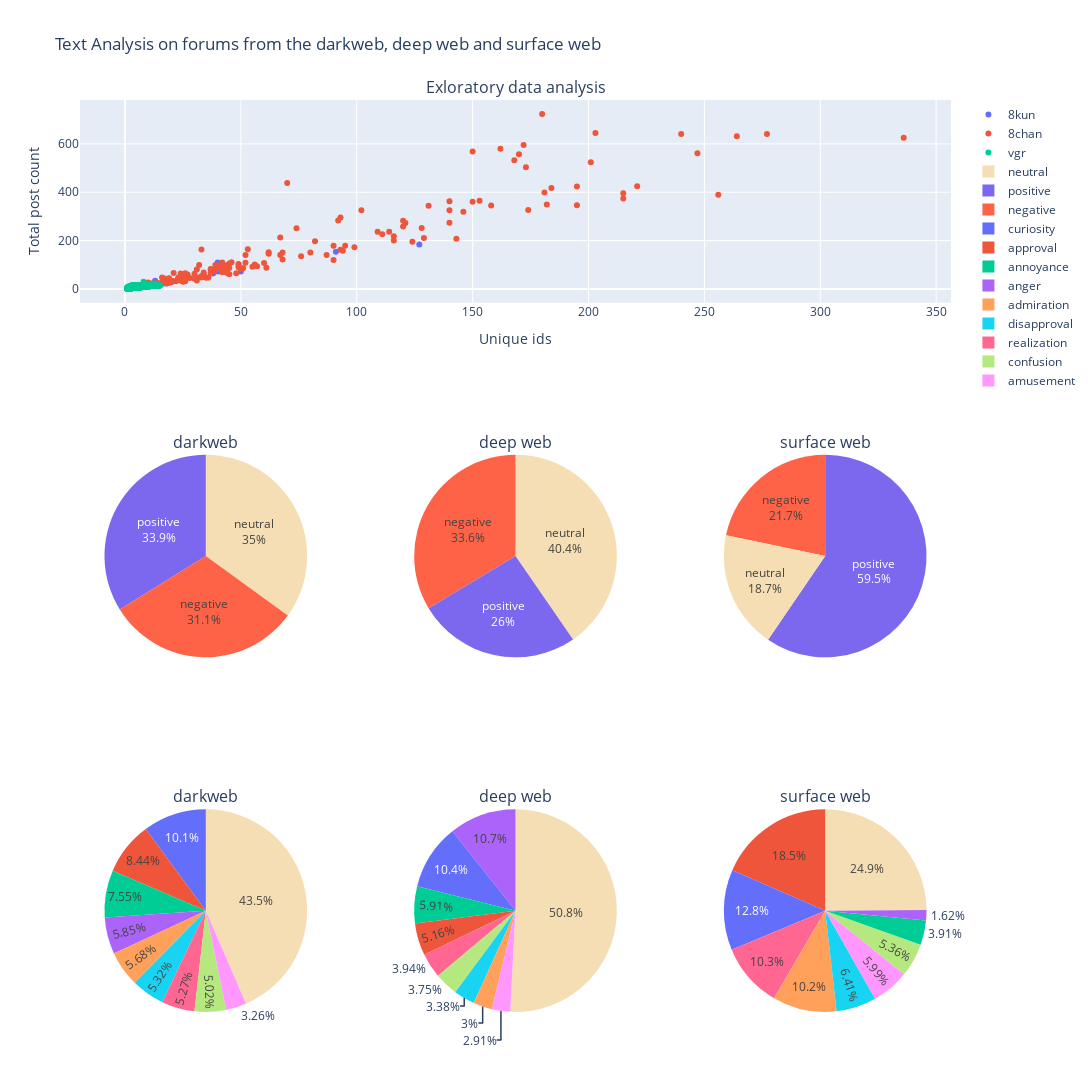

The notebook cell this image was saved under:
### Markdown cell above
# Comparison
* 8kun contains the most negative sentiment emotion across the datasets.
* The biggest emotion detected was "neutral" for all datasets. 
The reason for this is that there are many plainily descriptive posts.
In the vgr dataset the most recurrent post was a simple "no".
However, the second detected emotion is different for all three.
For VGR it is "approval", which is also shown by the mainly positive sentiment detected (59.5%).
For 8chan it is "curiosity", represented by some questions for example.
For 8kun it is "anger", again displaying the overal negative sentiment.
* 8kun also contains more swear words even as the top of its dictionary.

### Code cell
# Comparison plot
fig = make_subplots(
    rows=3, cols=3,
    specs=[[{"colspan": 3}, None, None],
           [{"type": "pie"}, {"type": "pie"}, {"type": "pie"}],
           [{"type": "pie"}, {"type": "pie"}, {"type": "pie"}]],    
    subplot_titles=("Exloratory data analysis","darkweb", "deep web","surface web","darkweb", "deep web","surface web"), )

# Exploratory data analysis
fig.add_trace(go.Scatter(x=df_8kun_desc['Unique_ids'], y=df_8kun_desc['Total_post_count'], name='8kun',
 mode='markers', #marker=dict(size=df_8kun_desc['len_sum']/100000),
 text=df_8kun_desc['thread_title'], hovertemplate='%{text}<br>%{x} unique ids<br>%{y} total posts'), row = 1, col = 1)
fig.add_trace(go.Scatter(x=df_8chan_desc['Unique_ids'], y=df_8chan_desc['Total_post_count'], name='8chan',
 mode='markers', #marker=dict(size=df_8chan_desc['len_sum']/100000),
 text=df_8chan_desc['thread_title'], hovertemplate='%{text}<br>%{x} unique ids<br>%{y} total posts'), row = 1, col = 1)
fig.add_trace(go.Scatter(x=df_vgr_desc['Unique_ids'], y=df_vgr_desc['Total_post_count'], name='vgr',
 mode='markers', #marker=dict(size=df_vgr_desc['len_sum']/100000),
 text=df_vgr_desc['thread_title'], hovertemplate='%{text}<br>%{x} unique ids<br>%{y} total posts'), row = 1, col = 1)

fig.update_layout(title='Text Analysis on forums from the darkweb, deep web and surface web', xaxis_title='Unique ids', yaxis_title='Total post count')

# Sentiment Polarity data
sent1 = df_8chan_analysis["polarity"].value_counts().to_frame()\
  .reset_index().rename(columns={"polarity":"8chan", "index":"polarity"})
sent2 = df_8kun_analysis["polarity"].value_counts().to_frame()\
  .reset_index().rename(columns={"polarity":"8kun", "index":"polarity"})
sent3 = df_vgr_analysis["polarity"].value_counts().to_frame()\
  .reset_index().rename(columns={"polarity":"vgr", "index":"polarity"})
sentiment_df = pd.merge(sent1, sent2, on='polarity')
sentiment_df = pd.merge(sentiment_df, sent3, on='polarity').sort_index().sort_values("polarity")
# Sentiment Polarity vis
fig.add_trace(go.Pie(labels=sentiment_df.polarity, textinfo='label+percent', textposition='inside', marker=dict(colors=["tomato", "wheat", "mediumslateblue"]), 
values=sentiment_df["8chan"]), row=2, col=1)
fig.add_trace(go.Pie(labels=sentiment_df.polarity, textinfo='label+percent', textposition='inside', marker=dict(colors=["tomato", "wheat", "mediumslateblue"]), 
values=sentiment_df["8kun"]), row=2, col=2)
fig.add_trace(go.Pie(labels=sentiment_df.polarity, textinfo='label+percent', textposition='inside', marker=dict(colors=["tomato", "wheat", "mediumslateblue"]), 
values=sentiment_df["vgr"]), row=2, col=3)


# Sentiment Detection data
sent1 = df_8chan_analysis["sentiment"].value_counts().to_frame()\
  .reset_index().rename(columns={"sentiment":"8chan", "index":"sentiment"})
sent2 = df_8kun_analysis["sentiment"].value_counts().to_frame()\
  .reset_index().rename(columns={"sentiment":"8kun", "index":"sentiment"})
sent3 = df_vgr_analysis["sentiment"].value_counts().to_frame()\
  .reset_index().rename(columns={"sentiment":"vgr", "index":"sentiment"})
sentiment_df = pd.merge(sent1, sent2, on='sentiment')
sentiment_df = pd.merge(sentiment_df, sent3, on='sentiment')
# Sentiment Detection vis
fig.add_trace(go.Pie(labels=sentiment_df.sentiment[:n], values=sentiment_df["8chan"]), row=3, col=1)
fig.add_trace(go.Pie(labels=sentiment_df.sentiment[:n], values=sentiment_df["8kun"]), row=3, col=2)
fig.add_trace(go.Pie(labels=sentiment_df.sentiment[:n], values=sentiment_df["vgr"]), row=3, col=3)

# Update and save
fig.update_layout(height=1200, width=1400)
fig.write_html(os.path.join(out_dir,"Report.html"))
fig.show()

### Figure 1 — Plotly figure (JSON) as saved in the notebook; plotly's stock layout.template omitted (floating-point values rounded to 4 significant figures; data arrays with more than 128 entries replaced by an {"elided": "..."} marker saying what was removed)
{"data": [{"hovertemplate": "%{text}<br>%{x} unique ids<br>%{y} total posts", "mode": "markers", "name": "8kun", "text": [" Black Lives Splatter Game", " Last of Us 2 Armstrong meme webm/WEBM Thread ", "/agdg/ thread!", "8chan ultimatum", "Best Game", "Best Video Game", "Bloodstained Lewdposting", "Debug Build of Minecraft UWP", "Did he really die.", "Discord", "Everyone loves Meg Jayanth", "Free MMO 250 Player First Person Shooter", "Free stuff I guess", "Gamergate General Thread 2.0", "Genshin Impact", "Gravity Rush", "Happening: 8chan might get deplatformed again", "Hotline miami ", "ITT we poorly describe video games and others try to guess what they are.", "Japanese Learning Thread: End of Japangelion Edition", "KC/int/ Minecraft Server", "Kirby NSFW Art", "Lady Dimitrescu RE8", "Mario Sunshine ", "Mark Mann thread", "Mass Effect 1,2&3 in 4k", "Master yi is an assasin", "Minecraft bedrock is best bedrock bitches", "My take in Video Games", "Overwatch is Rigged", "Portal 2: Community Edition leak", "QTDDTOT - Random Questions", "RES9 location ideas", "SS13 Hippie Station CKEY:CID Database Leak", "Sifu", "So Mojang just blackmailed Yuti into taking a mod for having bondage references", "Sony VP fired after appearing in pedophile sting video", "Splatoon Thread - Dawn of a New Day Edition", "Things that you hate in video games", "To menchilds/womenchilds", "Today I will explain some new forms of oppression.", "Video game", "Who is the hottest Vidya girl", "Why is big tech removing pics/vids of females skateboarding/longboarding in flats?", "how do we reunite /v/?", "snootgame", "what the fuck is wrong with sonic?"], "type": "scatter", "x": [127, 50, 38, 2, 3, 1, 11, 1, 1, 2, 1, 2, 12, 6, 24, 6, 40, 3, 44, 41, 7, 2, 3, 3, 2, 16, 1, 1, 1, 1, 1, 40, 6, 2, 1, 4, 1, 91, 44, 1, 1, 1, 44, 1, 31, 13, 18], "xaxis": "x", "y": [184, 72, 64, 2, 3, 1, 17, 1, 1, 6, 1, 2, 19, 6, 35, 8, 72, 3, 98, 73, 7, 2, 9, 3, 2, 25, 1, 1, 1, 1, 1, 110, 8, 2, 1, 4, 1, 154, 68, 1, 1, 1, 75, 1, 48, 34, 23], "yaxis": "y"}, {"hovertemplate": "%{text}<br>%{x} unique ids<br>%{y} total posts", "mode": "markers", "name": "8chan", "text": {"elided": "183 str values"}, "type": "scatter", "x": {"elided": "183 int values"}, "xaxis": "x", "y": {"elided": "183 int values"}, "yaxis": "y"}, {"hovertemplate": "%{text}<br>%{x} unique ids<br>%{y} total posts", "mode": "markers", "name": "vgr", "text": {"elided": "4184 str values"}, "type": "scatter", "x": {"elided": "4184 int values"}, "xaxis": "x", "y": {"elided": "4184 int values"}, "yaxis": "y"}, {"domain": {"x": [0, 0.2889], "y": [0.3889, 0.6111]}, "labels": ["negative", "neutral", "positive"], "marker": {"colors": ["tomato", "wheat", "mediumslateblue"]}, "textinfo": "label+percent", "textposition": "inside", "type": "pie", "values": [8761, 9846, 9530]}, {"domain": {"x": [0.3556, 0.6444], "y": [0.3889, 0.6111]}, "labels": ["negative", "neutral", "positive"], "marker": {"colors": ["tomato", "wheat", "mediumslateblue"]}, "textinfo": "label+percent", "textposition": "inside", "type": "pie", "values": [421, 506, 326]}, {"domain": {"x": [0.7111, 1], "y": [0.3889, 0.6111]}, "labels": ["negative", "neutral", "positive"], "marker": {"colors": ["tomato", "wheat", "mediumslateblue"]}, "textinfo": "label+percent", "textposition": "inside", "type": "pie", "values": [8326, 7179, 22807]}, {"domain": {"x": [0, 0.2889], "y": [0, 0.2222]}, "labels": ["neutral", "curiosity", "approval", "annoyance", "anger", "admiration", "disapproval", "realization", "confusion", "amusement"], "type": "pie", "values": [10138, 2354, 1966, 1760, 1363, 1324, 1239, 1229, 1170, 760, 604, 539, 424, 403, 382, 378, 330, 321, 249, 237, 230, 226, 225, 97, 83, 29, 29, 18]}, {"domain": {"x": [0.3556, 0.6444], "y": [0, 0.2222]}, "labels": ["neutral", "curiosity", "approval", "annoyance", "anger", "admiration", "disapproval", "realization", "confusion", "amusement"], "type": "pie", "values": [542, 111, 55, 63, 114, 32, 36, 42, 40, 31, 18, 24, 16, 15, 17, 16, 8, 7, 19, 17, 7, 1, 12, 4, 3, 1, 1, 1]}, {"domain": {"x": [0.7111, 1], "y": [0, 0.2222]}, "labels": ["neutral", "curiosity", "approval", "annoyance", "anger", "admiration", "disapproval", "realization", "confusion", "amusement"], "type": "pie", "values": [7226, 3721, 5357, 1135, 470, 2964, 1860, 2986, 1555, 1737, 2459, 303, 790, 1481, 412, 462, 475, 650, 401, 271, 415, 316, 470, 131, 97, 23, 62, 19]}], "layout": {"annotations": [{"font": {"size": 16}, "showarrow": false, "text": "Exloratory data analysis", "x": 0.5, "xanchor": "center", "xref": "paper", "y": 1, "yanchor": "bottom", "yref": "paper"}, {"font": {"size": 16}, "showarrow": false, "text": "darkweb", "x": 0.1444, "xanchor": "center", "xref": "paper", "y": 0.6111, "yanchor": "bottom", "yref": "paper"}, {"font": {"size": 16}, "showarrow": false, "text": "deep web", "x": 0.5, "xanchor": "center", "xref": "paper", "y": 0.6111, "yanchor": "bottom", "yref": "paper"}, {"font": {"size": 16}, "showarrow": false, "text": "surface web", "x": 0.8556, "xanchor": "center", "xref": "paper", "y": 0.6111, "yanchor": "bottom", "yref": "paper"}, {"font": {"size": 16}, "showarrow": false, "text": "darkweb", "x": 0.1444, "xanchor": "center", "xref": "paper", "y": 0.2222, "yanchor": "bottom", "yref": "paper"}, {"font": {"size": 16}, "showarrow": false, "text": "deep web", "x": 0.5, "xanchor": "center", "xref": "paper", "y": 0.2222, "yanchor": "bottom", "yref": "paper"}, {"font": {"size": 16}, "showarrow": false, "text": "surface web", "x": 0.8556, "xanchor": "center", "xref": "paper", "y": 0.2222, "yanchor": "bottom", "yref": "paper"}], "height": 1200, "title": {"text": "Text Analysis on forums from the darkweb, deep web and surface web"}, "width": 1400, "xaxis": {"anchor": "y", "domain": [0, 1], "title": {"text": "Unique ids"}}, "yaxis": {"anchor": "x", "domain": [0.7778, 1], "title": {"text": "Total post count"}}}}
